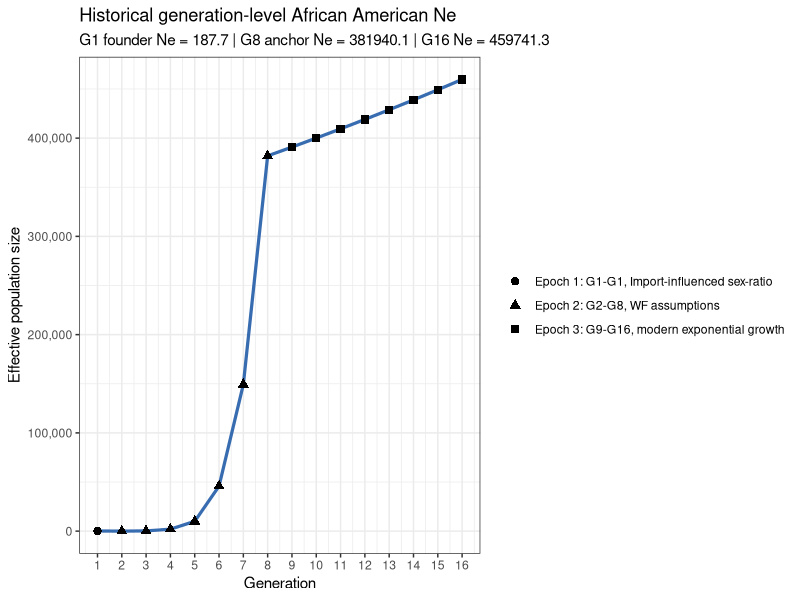
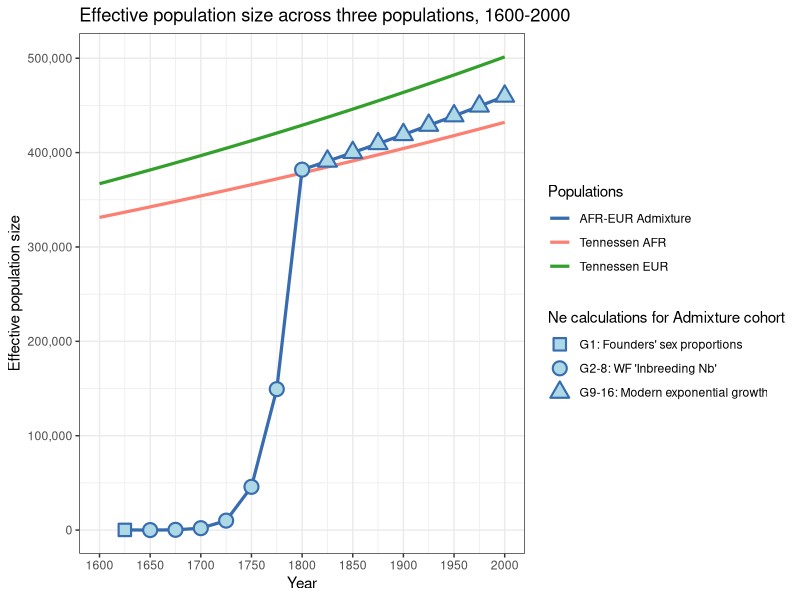
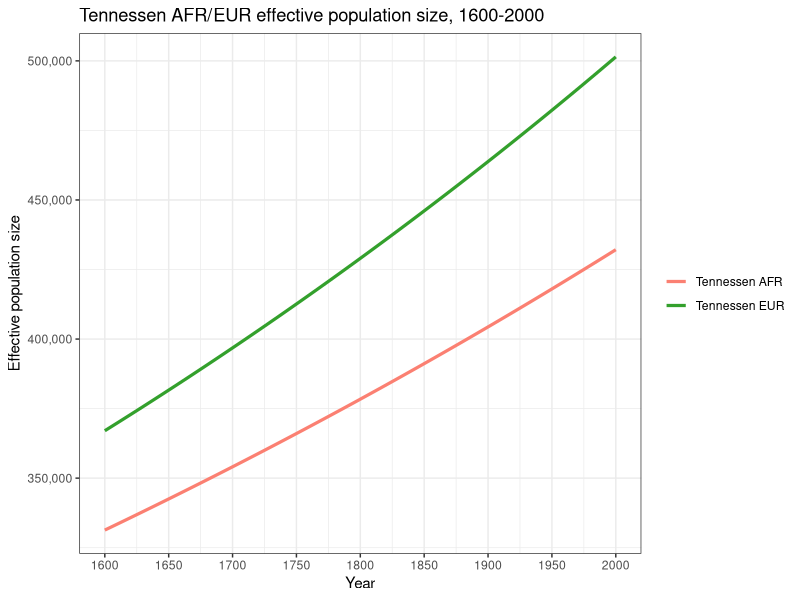

Recreate these plots in R, in order.
# ______________________________________________________________________________
# Aydin Karatas
# ___
# University of Southern California
# Department of Quantitative and Computational Biology
# Mooney Lab
# ___
# calc.3T.Ne.R
# ______________________________________________________________________________


library(tidyverse)

# functions ----
# compute the founder effective pop size from a founder census size.
# `founder.count` is the total founder count and `female.proportion` is the
# fraction of founders that are female.
calc.founder.ne <- function(founder.count, female.proportion) {
  female.count <- founder.count * female.proportion
  male.count <- founder.count - female.count

  if (female.count <= 0 || male.count <= 0) {
    return(0)
  }

  4 * female.count * male.count / (female.count + male.count)
}

# validate that a given value is a single non-negative whole generation.
# `value` is the candidate input and `name` is used in the error message.
validate.whole.generation.count <- function(value, name) {
  if (
    length(value) != 1 ||
      is.na(value) ||
      !is.finite(value) ||
      value != as.integer(value) ||
      value < 0
  ) {
    stop(name, " must be a non-negative whole generation count", call. = FALSE)
  }

  as.integer(value)
}

# build a generation sequence that can be empty when the requested length is 0.
# `start` is the first generation in the block and `len` is the block length.
build.generation.block <- function(start, len) {
  if (len == 0) {
    return(integer(0))
  }

  seq.int(start, start + len - 1L)
}

# return an explicit argument when provided, otherwise pull the default.
# `value` is the user-supplied override, `name` is the default binding name,
# and `defaults.env` is the environment that stores the fallback value.
resolve.default.param <- function(value, name, defaults.env) {
  if (!is.null(value)) {
    return(value)
  }

  get(name, envir = defaults.env)
}

# build the generation layout for the three epochs.
# `epoch.*.len` are the epoch lengths, `gen.time` and `present.year` define the
#  timeline, and `start.year` sets the first generation boundary.
calc.epoch.config <- function(
    epoch.1.len,
    epoch.2.len,
    epoch.3.len,
    gen.time,
    present.year,
    start.year = 1600
) {
  epoch.1.len <- validate.whole.generation.count(
    epoch.1.len,
    "epoch.1.len"
  )
  epoch.2.len <- validate.whole.generation.count(
    epoch.2.len,
    "epoch.2.len"
  )
  epoch.3.len <- validate.whole.generation.count(
    epoch.3.len,
    "epoch.3.len"
  )

  year.span <- present.year - start.year
  total.generations <- year.span / gen.time

  if (total.generations != as.integer(total.generations)) {
    stop(
      "present.year - 1600 must be divisible by gen.time",
      call. = FALSE
    )
  }

  total.generations <- as.integer(total.generations)
  total.epoch.len <- epoch.1.len + epoch.2.len + epoch.3.len

  if (total.epoch.len != total.generations) {
    stop(
      "total epoch length must equal (present.year - 1600) / gen.time",
      call. = FALSE
    )
  }

  epoch.1.generations <- build.generation.block(1L, epoch.1.len)
  epoch.2.generations <- build.generation.block(epoch.1.len + 1L, epoch.2.len)
  epoch.3.first.generation <- if (epoch.3.len == 0) {
    NA_integer_
  } else {
    epoch.1.len + epoch.2.len + 1L
  }
  epoch.3.generations <- build.generation.block(
    epoch.1.len + epoch.2.len + 1L,
    epoch.3.len
  )

  epoch.3.anchor.generation <- NA_integer_

  if (epoch.3.len > 0) {
    if (epoch.2.len > 0) {
      epoch.3.anchor.generation <- max(epoch.2.generations)
    } else if (epoch.1.len > 0) {
      epoch.3.anchor.generation <- max(epoch.1.generations)
    } else {
      stop(
        "epoch 3 requires a prior non-empty epoch to provide an anchor",
        call. = FALSE
      )
    }
  }

  list(
    epoch.1.len = epoch.1.len,
    epoch.2.len = epoch.2.len,
    epoch.3.len = epoch.3.len,
    total.generations = total.generations,
    final.generation = total.generations,
    epoch.1.generations = epoch.1.generations,
    epoch.1.sex.generations = epoch.1.generations[epoch.1.generations >= 2],
    epoch.2.generations = epoch.2.generations,
    epoch.2.parental.generations = epoch.2.generations[
      epoch.2.generations >= 2
    ],
    epoch.3.generations = epoch.3.generations,
    epoch.3.first.generation = epoch.3.first.generation,
    epoch.3.anchor.generation = epoch.3.anchor.generation
  )
}

# create the African and European ancestry proportions by generation.
# `epoch.config` controls the generation grid, `mooney.cg` the proportion of
# non-European ancestry that is African in epoch-1, and the remaining arguments
# define the fixed mixture proportions in each following epoch.
build.mixing.props <- function(
    epoch.config,
    mooney.cg,
    epoch.1.eur.prop,
    epoch.2.afr.prop,
    epoch.2.eur.prop,
    epoch.3.afr.prop,
    epoch.3.eur.prop
) {
  if (epoch.config$epoch.1.len > length(mooney.cg)) {
    stop("epoch.1.len cannot exceed length(mooney.cg)", call. = FALSE)
  }

  s.eur <- c(
    rep(epoch.1.eur.prop, epoch.config$epoch.1.len),
    rep(epoch.2.eur.prop, epoch.config$epoch.2.len),
    rep(epoch.3.eur.prop, epoch.config$epoch.3.len)
  )
  s.afr <- c(
    (1 - epoch.1.eur.prop) * mooney.cg[seq_len(epoch.config$epoch.1.len)],
    rep(epoch.2.afr.prop, epoch.config$epoch.2.len),
    rep(epoch.3.afr.prop, epoch.config$epoch.3.len)
  )

  if (
    length(s.eur) != epoch.config$total.generations ||
      length(s.afr) != epoch.config$total.generations
  ) {
    stop("AA.mixing.props vectors must not recycle", call. = FALSE)
  }

  tibble(
    g = seq_len(epoch.config$total.generations),
    s.afr = s.afr,
    s.eur = s.eur,
    h = pmax(1 - s.afr - s.eur, 0)
  )
}

# intersect generation windows with historical periods and measure coverage.
# `window.tbl` is the generation map and `hacker.tbl` is the historical  period
# table with start and end years.
calc.period.overlaps <- function(window.tbl, hacker.tbl) {
  merge(window.tbl, hacker.tbl, by = NULL) %>%
    as_tibble() %>%
    mutate(
      period.length = end.year - start.year,
      overlap.start.year = pmax(window.start.year, start.year),
      overlap.end.year = pmin(window.end.year, end.year),
      overlap.years = pmax(0, overlap.end.year - overlap.start.year),
      overlap.weight = overlap.years / period.length
    ) %>%
    filter(overlap.years > 0) %>%
    arrange(generation, start.year)
}

# estimate population size at a year by interpolating inside a period.
# `year` is the target year to query and `hacker.tbl` contains the period
# boundaries plus beginning and ending population sizes.
calc.boundary.population <- function(year, hacker.tbl) {
  if (is.na(year)) {
    return(NA_real_)
  }

  if (year < min(hacker.tbl$start.year) || year > max(hacker.tbl$end.year)) {
    return(NA_real_)
  }

  period.idx <- which(
    hacker.tbl$start.year <= year & hacker.tbl$end.year >= year
  )
  period.idx <- period.idx[length(period.idx)]
  period.row <- hacker.tbl[period.idx, ]
  period.length <- period.row$end.year - period.row$start.year
  period.frac <- (year - period.row$start.year) / period.length

  period.row$pop.beginning +
    period.frac * (period.row$pop.end - period.row$pop.beginning)
}

# add a readable epoch label to each generation row.
# `AA.ne` is the analysis table and `epoch.config` supplies the generation
# ranges used to assign the three epoch labels.
make.epoch.labels <- function(AA.ne, epoch.config) {
  epoch.1.label <- if (length(epoch.config$epoch.1.generations) > 0) {
    paste0(
      "Epoch 1: G",
      min(epoch.config$epoch.1.generations),
      "-G",
      max(epoch.config$epoch.1.generations),
      ", Import-influenced sex-ratio"
    )
  } else {
    NA_character_
  }
  epoch.2.label <- if (length(epoch.config$epoch.2.generations) > 0) {
    paste0(
      "Epoch 2: G",
      min(epoch.config$epoch.2.generations),
      "-G",
      max(epoch.config$epoch.2.generations),
      ", WF assumptions"
    )
  } else {
    NA_character_
  }
  epoch.3.label <- if (length(epoch.config$epoch.3.generations) > 0) {
    paste0(
      "Epoch 3: G",
      min(epoch.config$epoch.3.generations),
      "-G",
      max(epoch.config$epoch.3.generations),
      ", modern exponential growth"
    )
  } else {
    NA_character_
  }

  AA.ne %>%
    mutate(
      epoch = case_when(
        generation %in% epoch.config$epoch.1.generations ~ epoch.1.label,
        generation %in% epoch.config$epoch.2.generations ~ epoch.2.label,
        generation %in% epoch.config$epoch.3.generations ~ epoch.3.label
      )
    )
}

# check that the derived tables are internally consistent before returning.
# `AA.ne`, `AA.overlap`, and `AA.mixing.props` are the computed outputs, while
# the remaining arguments provide the timeline and boundary checks.
validate.analysis.outputs <- function(
    AA.ne,
    AA.overlap,
    AA.mixing.props,
    epoch.config,
    hacker.start.year,
    gen.time,
    present.year
) {
  stopifnot(
    identical(
      sort(AA.ne$generation),
      seq_len(epoch.config$total.generations)
    ),
    nrow(AA.mixing.props) == epoch.config$total.generations,
    identical(AA.mixing.props$g, seq_len(epoch.config$total.generations)),
    all(AA.ne$generation.window.years == gen.time),
    AA.ne$aggregation.start.year[1] == hacker.start.year,
    AA.ne$generation.end.year[epoch.config$final.generation] == present.year,
    all(AA.overlap$overlap.weight > 0),
    all(AA.overlap$overlap.weight <= 1),
    all(!is.na(AA.ne$female.total[epoch.config$epoch.1.sex.generations])),
    all(!is.na(AA.ne$male.total[epoch.config$epoch.1.sex.generations])),
    all(
      !is.na(
        AA.ne$parental.population[epoch.config$epoch.2.parental.generations]
      )
    ),
    all(!is.na(AA.ne$k[epoch.config$epoch.2.generations])),
    all(
      grepl(
        "^Epoch 3:",
        AA.ne$epoch[epoch.config$epoch.3.generations]
      )
    ),
    all(is.finite(AA.ne$ne)),
    all(AA.ne$ne > 0)
  )
}

# compute the full AA Ne analysis and return every intermediate table.
# the scalar arguments control the demographic timeline, founders, and epoch
# settings, while `mooney.cg` and `hacker.tbl` provide the input data.
calc.aa.ne.results <- function(
    gen.time = NULL,
    hacker.start.year = NULL,
    hacker.end.year = NULL,
    present.year = NULL,
    epoch.1.len = NULL,
    epoch.2.len = NULL,
    epoch.3.len = NULL,
    afr.founder.count = NULL,
    afr.female.proportion = NULL,
    eur.founder.count = NULL,
    eur.female.proportion = NULL,
    epoch.3.growth.rate = NULL,
    mooney.cg = NULL,
    epoch.1.eur.prop = NULL,
    epoch.2.afr.prop = NULL,
    epoch.2.eur.prop = NULL,
    epoch.3.afr.prop = NULL,
    epoch.3.eur.prop = NULL,
    hacker.tbl = NULL
) {
  defaults.env <- parent.env(environment())
  gen.time <- resolve.default.param(gen.time, "gen.time", defaults.env)
  hacker.start.year <- resolve.default.param(
    hacker.start.year,
    "hacker.start.year",
    defaults.env
  )
  hacker.end.year <- resolve.default.param(
    hacker.end.year,
    "hacker.end.year",
    defaults.env
  )
  present.year <- resolve.default.param(
    present.year,
    "present.year",
    defaults.env
  )
  epoch.1.len <- resolve.default.param(
    epoch.1.len,
    "epoch.1.len",
    defaults.env
  )
  epoch.2.len <- resolve.default.param(
    epoch.2.len,
    "epoch.2.len",
    defaults.env
  )
  epoch.3.len <- resolve.default.param(
    epoch.3.len,
    "epoch.3.len",
    defaults.env
  )
  afr.founder.count <- resolve.default.param(
    afr.founder.count,
    "afr.founder.count",
    defaults.env
  )
  afr.female.proportion <- resolve.default.param(
    afr.female.proportion,
    "afr.female.proportion",
    defaults.env
  )
  eur.founder.count <- resolve.default.param(
    eur.founder.count,
    "eur.founder.count",
    defaults.env
  )
  eur.female.proportion <- resolve.default.param(
    eur.female.proportion,
    "eur.female.proportion",
    defaults.env
  )
  epoch.3.growth.rate <- resolve.default.param(
    epoch.3.growth.rate,
    "epoch.3.growth.rate",
    defaults.env
  )
  mooney.cg <- resolve.default.param(mooney.cg, "mooney.cg", defaults.env)
  epoch.1.eur.prop <- resolve.default.param(
    epoch.1.eur.prop,
    "epoch.1.eur.prop",
    defaults.env
  )
  epoch.2.afr.prop <- resolve.default.param(
    epoch.2.afr.prop,
    "epoch.2.afr.prop",
    defaults.env
  )
  epoch.2.eur.prop <- resolve.default.param(
    epoch.2.eur.prop,
    "epoch.2.eur.prop",
    defaults.env
  )
  epoch.3.afr.prop <- resolve.default.param(
    epoch.3.afr.prop,
    "epoch.3.afr.prop",
    defaults.env
  )
  epoch.3.eur.prop <- resolve.default.param(
    epoch.3.eur.prop,
    "epoch.3.eur.prop",
    defaults.env
  )
  hacker.tbl <- resolve.default.param(hacker.tbl, "hacker.tbl", defaults.env)

  epoch.config <- calc.epoch.config(
    epoch.1.len = epoch.1.len,
    epoch.2.len = epoch.2.len,
    epoch.3.len = epoch.3.len,
    gen.time = gen.time,
    present.year = present.year
  )

  AA.mixing.props <- build.mixing.props(
    epoch.config = epoch.config,
    mooney.cg = mooney.cg,
    epoch.1.eur.prop = epoch.1.eur.prop,
    epoch.2.afr.prop = epoch.2.afr.prop,
    epoch.2.eur.prop = epoch.2.eur.prop,
    epoch.3.afr.prop = epoch.3.afr.prop,
    epoch.3.eur.prop = epoch.3.eur.prop
  )

  AA.hacker.tbl <- hacker.tbl %>%
    mutate(
      start.year = as.numeric(sub("-.*", "", period)),
      end.year = as.numeric(sub(".*-", "", period))
    ) %>%
    select(
      period,
      start.year,
      end.year,
      person.years.lived,
      assumed.birth.rate,
      imported,
      births,
      pop.beginning,
      pop.end
    )

  AA.generation.map <- tibble(
    generation = seq_len(epoch.config$total.generations),
    generation.start.year = seq(
      1600,
      present.year - gen.time,
      by = gen.time
    ),
    generation.end.year = generation.start.year + gen.time,
    generation.window.years = generation.end.year - generation.start.year,
    window.start.year = generation.start.year,
    window.end.year = generation.end.year
  )

  AA.overlap <- calc.period.overlaps(
    AA.generation.map,
    AA.hacker.tbl
  ) %>%
    select(
      generation,
      generation.start.year,
      generation.end.year,
      period,
      start.year,
      end.year,
      overlap.start.year,
      overlap.end.year,
      overlap.years,
      overlap.weight,
      imported,
      births,
      assumed.birth.rate,
      person.years.lived
    )

  AA.agg <- AA.overlap %>%
    group_by(generation, generation.start.year, generation.end.year) %>%
    summarise(
      periods = paste(period, collapse = ", "),
      imported = sum(imported * overlap.weight, na.rm = TRUE),
      births = sum(births * overlap.weight, na.rm = TRUE),
      birth.rate = weighted.mean(
        assumed.birth.rate,
        person.years.lived * overlap.weight,
        na.rm = TRUE
      ),
      aggregation.start.year = min(overlap.start.year),
      aggregation.end.year = max(overlap.end.year),
      hacker.window.years = sum(overlap.years),
      .groups = "drop"
    )

  AA.agg <- AA.generation.map %>%
    select(
      generation,
      generation.start.year,
      generation.end.year,
      generation.window.years
    ) %>%
    left_join(
      AA.agg,
      by = c("generation", "generation.start.year", "generation.end.year")
    ) %>%
    mutate(
      population.boundary.year = if_else(
        generation.start.year < hacker.end.year,
        pmin(generation.end.year, hacker.end.year),
        NA_real_
      ),
      pop.end = map_dbl(
        population.boundary.year,
        calc.boundary.population,
        hacker.tbl = AA.hacker.tbl
      ),
      is.truncated = !is.na(hacker.window.years) &
        hacker.window.years < generation.window.years
    )

  AA.ne <- AA.agg %>%
    arrange(generation) %>%
    mutate(
      population.at.generation.start = map_dbl(
        generation.start.year,
        calc.boundary.population,
        hacker.tbl = AA.hacker.tbl
      ),
      prev.births = dplyr::lag(births),
      previous.birth.periods = NA_character_,
      births.in.previous.25.years = NA_real_,
      female.imported = if_else(
        generation %in% epoch.config$epoch.1.sex.generations,
        ceiling(imported / 3),
        NA_real_
      ),
      male.imported = if_else(
        generation %in% epoch.config$epoch.1.sex.generations,
        floor(2 * imported / 3),
        NA_real_
      ),
      female.potential = if_else(
        generation %in% epoch.config$epoch.1.sex.generations,
        0.5 * prev.births,
        NA_real_
      ),
      male.potential = if_else(
        generation %in% epoch.config$epoch.1.sex.generations,
        0.5 * prev.births,
        NA_real_
      ),
      female.total = female.imported + female.potential,
      male.total = male.imported + male.potential,
      adult.population.age25.proxy = NA_real_,
      parental.population = if_else(
        generation %in% epoch.config$epoch.2.generations,
        prev.births,
        NA_real_
      ),
      parental.population.method = if_else(
        generation %in% epoch.config$epoch.2.generations,
        "previous-generation births",
        NA_character_
      ),
      k = if_else(
        generation %in% epoch.config$epoch.2.generations,
        gen.time * birth.rate / 1000,
        NA_real_
      )
    )

  ne.g1 <- calc.founder.ne(
    afr.founder.count,
    afr.female.proportion
  ) +
    calc.founder.ne(
      eur.founder.count,
      eur.female.proportion
    )

  AA.ne <- AA.ne %>%
    mutate(
      ne = case_when(
        generation == 1 ~ ne.g1,
        generation %in% epoch.config$epoch.1.sex.generations ~
          4 * female.total * male.total / (female.total + male.total),
        generation %in% epoch.config$epoch.2.generations ~
          (k * parental.population - 1) / k,
        TRUE ~ NA_real_
      )
    )

  epoch.3.anchor.ne <- if (length(epoch.config$epoch.3.generations) == 0) {
    NA_real_
  } else {
    AA.ne %>%
      filter(generation == epoch.config$epoch.3.anchor.generation) %>%
      pull(ne)
  }

  AA.ne <- AA.ne %>%
    mutate(
      ne = if_else(
        generation %in% epoch.config$epoch.3.generations,
        epoch.3.anchor.ne *
          exp(epoch.3.growth.rate *
            (generation - epoch.config$epoch.3.anchor.generation)),
        ne
      ),
      n.f.plus.m = (female.total + male.total),
      ne.over.n = ne / n.f.plus.m,
      four.f.m = 4 * (female.total / n.f.plus.m) * (male.total / n.f.plus.m)
    ) %>%
    make.epoch.labels(epoch.config) %>%
    select(
      generation,
      generation.start.year,
      generation.end.year,
      generation.window.years,
      aggregation.start.year,
      aggregation.end.year,
      hacker.window.years,
      is.truncated,
      population.boundary.year,
      periods,
      epoch,
      imported,
      births,
      birth.rate,
      pop.end,
      previous.birth.periods,
      births.in.previous.25.years,
      population.at.generation.start,
      female.total,
      male.total,
      adult.population.age25.proxy,
      parental.population,
      parental.population.method,
      k,
      ne,
      n.f.plus.m,
      ne.over.n,
      four.f.m
    )

  validate.analysis.outputs(
    AA.ne = AA.ne,
    AA.overlap = AA.overlap,
    AA.mixing.props = AA.mixing.props,
    epoch.config = epoch.config,
    hacker.start.year = hacker.start.year,
    gen.time = gen.time,
    present.year = present.year
  )

  list(
    AA.ne = AA.ne,
    AA.overlap = AA.overlap,
    AA.mixing.props = AA.mixing.props,
    epoch.config = epoch.config,
    ne.g1 = ne.g1,
    epoch.3.anchor.ne = epoch.3.anchor.ne,
    epoch.3.growth.rate = epoch.3.growth.rate
  )
}


# tunable parameters ----
gen.time <- 25
hacker.start.year <- 1610
hacker.end.year <- 1865
present.year <- 2000
epoch.1.len <- 1
epoch.2.len <- 7
epoch.3.len <- 8

hacker.tbl <- data.frame(
  period = c(
    "1610-1620", "1620-1630", "1630-1640", "1640-1650", "1650-1660",
    "1660-1670", "1670-1680", "1680-1690", "1690-1700", "1700-1710",
    "1710-1720", "1720-1730", "1730-1740", "1740-1750", "1750-1760",
    "1760-1770", "1770-1780", "1780-1790", "1790-1800", "1800-1810",
    "1810-1820", "1820-1830", "1830-1840", "1840-1850", "1850-1860",
    "1860-1861", "1861-1862", "1862-1863", "1863-1864", "1864-1865"
  ),
  pop.beginning = c(
    0, 20, 59, 585, 1568,
    2862, 4444, 6832, 16394, 27806,
    41844, 67294, 95669, 156040, 247027,
    319290, 459446, 558921, 706514, 908036,
    1195182, 1550757, 2021968, 2530405, 3204420,
    3953760, 3991133, 3903859, 3815760, 3726828
  ),
  pop.end = c(
    20, 59, 585, 1568, 2862,
    4444, 6832, 16394, 27806, 41844,
    67294, 95669, 156040, 247027, 319290,
    459446, 558921, 706514, 908036, 1195182,
    1550757, 2021968, 2530405, 3204420, 3953760,
    3991133, 3903859, 3815760, 3726828, 3630336
  ),
  growth.rate.10yr = c(
    NA, 195.0, 891.5, 168.0, 82.5,
    55.3, 53.7, 140.0, 69.6, 50.5,
    60.8, 42.2, 63.1, 58.3, 29.3,
    43.9, 21.7, 26.4, 28.5, 31.6,
    29.8, 30.4, 25.1, 26.6, 23.4,
    NA, NA, NA, NA, NA
  ),
  person.years.lived = c(
    16, 361, 2293, 9970, 21505,
    35952, 55527, 109243, 215999, 343482,
    535651, 806513, 1234030, 1980625, 2816150,
    3851269, 5075599, 6298380, 8030652, 10450423,
    13652609, 17759559, 22666906, 28541607, 35659777,
    3972417, 3947335, 3859642, 3771119, 3144251
  ),
  hours.worked.millions = c(
    0, 1, 5, 23, 49,
    82, 127, 251, 496, 788,
    1229, 1850, 2831, 4544, 6461,
    8835, 11644, 14449, 18423, 23975,
    31321, 40743, 52001, 65478, 81808,
    9113, 9056, 8855, 8651, 7213
  ),
  assumed.birth.rate = c(
    NA, 22.4, 22.4, 22.4, 22.4,
    22.4, 26.5, 27.3, 29.1, 31.0,
    34.6, 41.3, 41.4, 41.2, 46.4,
    39.5, 39.1, 44.7, 50.3, 55.8,
    55.7, 56.5, 56.5, 54.0, 52.3,
    49.6, 49.6, 49.6, 49.6, 49.6
  ),
  births = c(
    NA, 8, 51, 223, 481,
    804, 1472, 2986, 6295, 10635,
    18524, 33316, 51150, 81536, 130654,
    151957, 198660, 281549, 403648, 583395,
    759768, 1003859, 1280680, 1539820, 1865898,
    197032, 195788, 191438, 187048, 155955
  ),
  imported = c(
    32, 150, 110, 301, 1335,
    3038, 3582, 4947, 8197, 16442,
    17622, 41334, 66672, 26455, 44718,
    59557, 41129, 25105, 16183, 77368,
    5207, 410, 91, 0, 303,
    110, 0, 0, 0, 0
  ),
  smuggled = c(
    NA, NA, NA, NA, NA,
    NA, NA, NA, NA, NA,
    NA, NA, NA, NA, NA,
    NA, NA, NA, NA, NA,
    NA, 1100, 900, 500, 200,
    NA, NA, NA, NA, NA
  ),
  natural.increase.rate = c(
    NA, -30.8, 18.1, 6.8, -0.2,
    -4.0, -2.2, 4.2, 1.5, -0.7,
    1.5, -1.6, -0.5, 3.3, 1.0,
    2.1, 1.3, 2.2, 2.6, 2.4,
    2.7, 2.9, 2.4, 2.4, 2.2,
    NA, NA, NA, NA, NA
  ),
  births.plus.imports = c(
    32, 158, 161, 524, 1816,
    3842, 5054, 7933, 14492, 27077,
    36146, 74650, 117822, 107991, 175372,
    211514, 239789, 306654, 419831, 660763,
    764975, 1005369, 1281671, 1540320, 1866401,
    197142, 195788, 191438, 187048, 155955
  ),
  percent.total = c(
    0.0, 0.0, 0.0, 0.0, 0.0,
    0.0, 0.1, 0.1, 0.1, 0.3,
    0.4, 0.8, 1.2, 1.1, 1.8,
    2.2, 2.4, 3.1, 4.3, 6.7,
    7.8, 10.3, 13.1, 15.7, 19.0,
    2.0, 2.0, 2.0, 1.9, 1.6
  ),
  cumulative.number = c(
    32, 190, 351, 875, 2691,
    6533, 11587, 19520, 34012, 61089,
    97235, 171885, 289707, 397698, 573070,
    784584, 1024373, 1331027, 1750858, 2411621,
    3176596, 4181965, 5463636, 7003956, 8870357,
    9067499, 9263287, 9454725, 9641773, 9797728
  ),
  cumulative.percent = c(
    0.0, 0.0, 0.0, 0.0, 0.0,
    0.1, 0.1, 0.2, 0.3, 0.6,
    1.0, 1.8, 3.0, 4.1, 5.8,
    8.0, 10.5, 13.6, 17.9, 24.6,
    32.4, 42.7, 55.8, 71.5, 90.5,
    92.5, 94.5, 96.5, 98.4, 100.0
  ),
  stringsAsFactors = FALSE
)

afr.founder.count <- 183
afr.female.proportion <- 1 / 3
eur.founder.count <- 25
eur.female.proportion <- 0.5
epoch.3.growth.rate <- 0.023175

epoch.1.eur.prop <- 0.08
epoch.2.afr.prop <- 0.06
epoch.2.eur.prop <- 0.03
epoch.3.afr.prop <- 0
epoch.3.eur.prop <- 0
mooney.cg <- c(
  1, 1, 0.9835, 0.8602, 0.8551, 0.7826, 0.5380, 0.1418,
  rep(epoch.2.afr.prop/(1-epoch.2.eur.prop), 3),
  rep(epoch.3.afr.prop/(1-epoch.3.eur.prop), 6)
)

# calculations ----
analysis.results <- calc.aa.ne.results()

AA.ne <- analysis.results$AA.ne
AA.overlap <- analysis.results$AA.overlap
AA.mixing.props <- analysis.results$AA.mixing.props
epoch.config <- analysis.results$epoch.config
ne.g1 <- analysis.results$ne.g1
epoch.3.anchor.ne <- analysis.results$epoch.3.anchor.ne


# plotting ----
summary.generations <- c(
  epoch.config$epoch.1.generations,
  epoch.config$epoch.2.generations,
  epoch.config$final.generation
)
summary.generations <- sort(unique(summary.generations))

cat("\nHistorical generation-level ADMIX Ne summary\n")
print(
  AA.ne %>%
    filter(generation %in% summary.generations) %>%
    select(
      generation,
      generation.start.year,
      generation.end.year,
      epoch,
      is.truncated,
      imported,
      births,
      birth.rate,
      female.total,
      male.total,
      adult.population.age25.proxy,
      parental.population,
      parental.population.method,
      k,
      ne
    ),
  n = Inf
)

cat(
  paste0(
    "\nHistorical present-day G",
    epoch.config$final.generation,
    " Ne: ",
    round(AA.ne$ne[AA.ne$generation == epoch.config$final.generation], 1),
    "\n"
  )
)

AA.ne.plot <- ggplot(
  data = AA.ne,
  aes(x = generation.end.year, y = ne)
) +
  geom_line(color = "#386cb0", linewidth = 1.1) +
  geom_point(aes(shape = epoch), size = 2.5) +
  scale_y_continuous(labels = scales::comma) +
  scale_x_continuous(
    breaks = AA.ne$generation.end.year,
    labels = AA.ne$generation
  ) +
  labs(
    x = "Generation",
    y = "Effective population size",
    shape = NULL,
    title = "Historical generation-level African American Ne",
    subtitle = paste0(
      "G1 founder Ne = ",
      round(ne.g1, 1),
      " | G",
      epoch.config$epoch.3.anchor.generation,
      " anchor Ne = ",
      round(epoch.3.anchor.ne, 1),
      " | G",
      epoch.config$final.generation,
      " Ne = ",
      round(AA.ne$ne[AA.ne$generation == epoch.config$final.generation], 1)
    )
  ) +
  theme_bw()

if (interactive()) {
  print(AA.ne.plot)
}


# tennessen afr/eur ne trajectory ----
# constants from `other_scripts/const.sh` and `build_3T_demography.py`
t.af.years <- 148000
t.ooa.years <- 51000
t.eu0.years <- 23000
t.eg.years <- 5115
r.eu0 <- 0.00307
r.eu <- 0.0195
r.afr <- 0.0166
n.a <- 7310
n.afr.1 <- 14474
n.b <- 1861
n.eu0 <- 1032

t.af <- t.af.years / gen.time
t.ooa <- t.ooa.years / gen.time
t.eu0 <- t.eu0.years / gen.time
t.eg <- t.eg.years / gen.time
n.eu1 <- n.eu0 / exp(-r.eu0 * (t.eu0 - t.eg))
n.eu.present <- n.eu1 / exp(-r.eu * t.eg)
n.afr.present <- n.afr.1 / exp(-r.afr * t.eg)

tennessen.start.year <- min(AA.ne$generation.start.year)
tennessen.end.year <- present.year
tennessen.years <- seq(tennessen.start.year, tennessen.end.year, by = 1)
tennessen.time.bp <- tennessen.end.year - tennessen.years
tennessen.time.gen <- tennessen.time.bp / gen.time

tennessen.ne <- tibble(
  year = tennessen.years,
  time.bp = tennessen.time.bp,
  time.gen = tennessen.time.gen
) %>%
  mutate(
    afr = case_when(
      time.gen <= t.eg ~ n.afr.present * exp(-r.afr * time.gen),
      time.gen <= t.ooa ~ n.afr.1,
      time.gen <= t.af ~ n.a,
      TRUE ~ NA_real_
    ),
    eur = case_when(
      time.gen <= t.eg ~ n.eu.present * exp(-r.eu * time.gen),
      time.gen <= t.eu0 ~ n.eu1 * exp(-r.eu0 * (time.gen - t.eg)),
      time.gen <= t.ooa ~ n.b,
      TRUE ~ NA_real_
    ),
    epoch = NA
  )

tennessen.ne.long <- tennessen.ne %>%
  pivot_longer(
    cols = c(afr, eur),
    names_to = "population",
    values_to = "ne"
  )

tennessen.ne.plot <- ggplot(
  tennessen.ne.long,
  aes(x = year, y = ne, color = population)
) +
  geom_line(linewidth = 1.1) +
  scale_y_continuous(labels = scales::comma) +
  scale_x_continuous(
    breaks = seq(tennessen.start.year, tennessen.end.year, by = 50)
  ) +
  scale_color_manual(
    values = c(
      afr = "#fb8072",
      eur = "#33a02c"
    ),
    labels = c(
      afr = "Tennessen AFR",
      eur = "Tennessen EUR"
    )
  ) +
  labs(
    x = "Year",
    y = "Effective population size",
    color = NULL,
    title = paste0(
      "Tennessen AFR/EUR effective population size, ",
      tennessen.start.year,
      "-",
      tennessen.end.year
    )
  ) +
  theme_bw()

if (interactive()) {
  print(tennessen.ne.plot)
}


# combined aa/afr/eur ne plot ----
aa.ne.long <- AA.ne %>%
  transmute(
    year = generation.end.year,
    population = "aa",
    ne = ne,
    epoch = epoch
  )

combined.ne.long <- bind_rows(
  aa.ne.long,
  tennessen.ne.long %>%
    transmute(year, population, ne, epoch)
)

combined.ne.plot <- ggplot(
  combined.ne.long,
  aes(x = year, y = ne, color = population)
) +
  geom_line(
    data = combined.ne.long %>% filter(population != "aa"),
    linewidth = 1.1
  ) +
  geom_line(
    data = combined.ne.long %>% filter(population == "aa"),
    linewidth = 1.1
  ) +
  geom_point(
    aes(shape = epoch), size = 4, stroke = 1.1, fill = "#ADD8E6", color = "#386cb0"
    ) +
  scale_shape_manual(
    values = c(
      `Epoch 1: G1-G1, Import-influenced sex-ratio` = 22,
      `Epoch 2: G2-G8, WF assumptions` = 21,
      `Epoch 3: G9-G16, modern exponential growth` = 24
    ),
    labels = c(
      `Epoch 1: G1-G1, Import-influenced sex-ratio` = "G1: Founders' sex proportions",
      `Epoch 2: G2-G8, WF assumptions` = "G2-8: WF 'Inbreeding Nb'",
      `Epoch 3: G9-G16, modern exponential growth` = "G9-16: Modern exponential growth"
    ),
    name = "Ne calculations for Admixture cohort",
    na.translate = FALSE
  ) +
  scale_color_manual(
    values = c(
      aa = "#386cb0",
      afr = "#fb8072",
      eur = "#33a02c"
    ),
    labels = c(
      aa = "AFR-EUR Admixture ",
      afr = "Tennessen AFR",
      eur = "Tennessen EUR"
    ),
    name = "Populations"
  ) +
  scale_y_continuous(labels = scales::comma) +
  scale_x_continuous(
    breaks = seq(tennessen.start.year, tennessen.end.year, by = 50)
  ) +
  labs(
    x = "Year",
    y = "Effective population size",
    color = NULL,
    title = paste0(
      "Effective population size across three populations, ",
      tennessen.start.year,
      "-",
      tennessen.end.year
    )
  ) +
  theme_bw()

if (interactive()) {
  print(combined.ne.plot)
}
